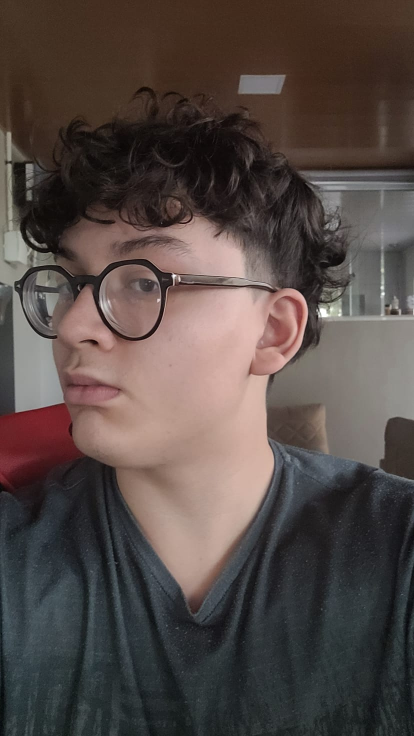
#> input picture dataset/Nickolas/WhatsApp Image 2023-11-01 at 16.43.12 (1).jpeg, 828 x 1472 px (shown at 1/2 size); its folder holds only this picture in this run
$ python train_recognizers.py
#> lines starting #> are read from the running program, lines starting #| are printed output that depends on the picture
import cv2
import numpy as np
import os
from PIL import Image
import pickle


training_path = 'dataset/'

def get_image_data(path_train):
#> called with path_train = 'dataset/'
  subdirs = [os.path.join(path_train, f) for f in os.listdir(path_train)]

  faces = []
  ids = []

  face_names = {}
  id = 1
  for subdir in subdirs:
    name = os.path.split(subdir)[1]

    images_list = [os.path.join(subdir, f) for f in os.listdir(subdir)]
    for path in images_list:
      image = Image.open(path).convert('L')
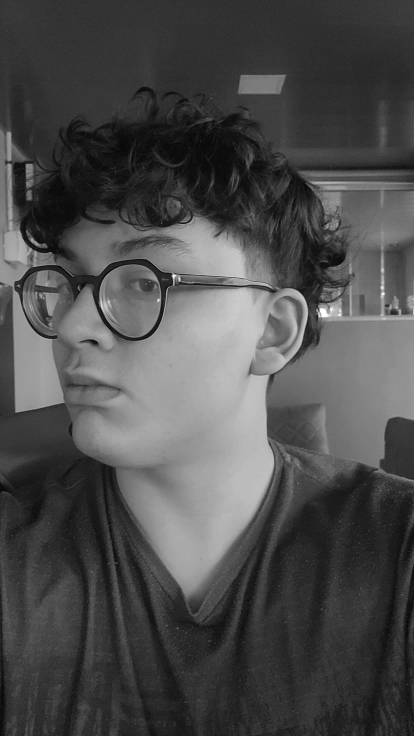
#> image: PIL image 828x1472 L (shown at 1/2 size); min 0, max 255, mean 76.5
      face = np.array(image, 'uint8')
      face = cv2.resize(face, (90, 120))
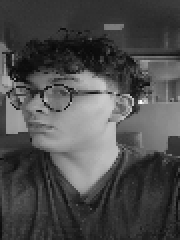
#> face: shape (120, 90) (shown 2 times larger); min 8, max 253, mean 76.2
      print(str(id) + " <-- " + path)
      ids.append(id)
      faces.append(face)
      cv2.imshow("Treinando faces...", face)
      cv2.waitKey(50)

    if not name in face_names:
      face_names[name] = id
      id += 1
#> pass 2 of the loop in get_image_data, `for subdir in subdirs:`:
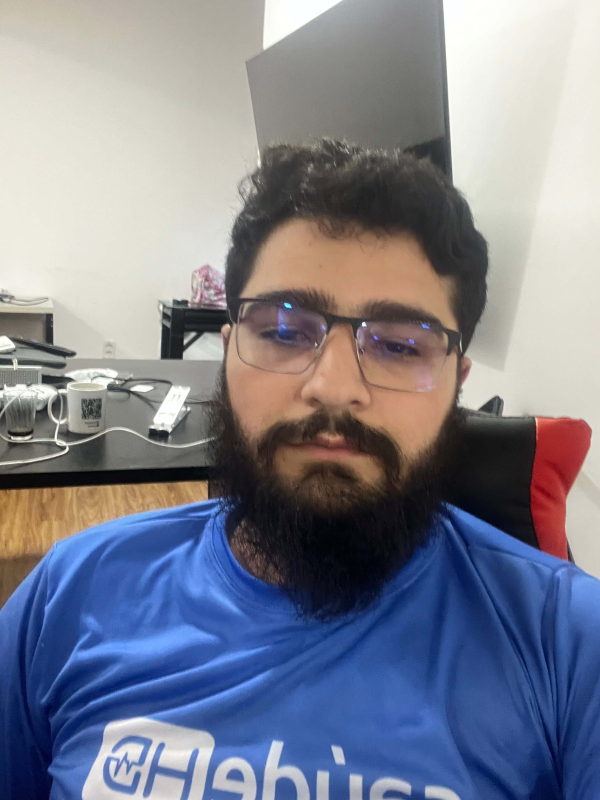
#> input picture dataset/Pedro/WhatsApp Image 2023-11-02 at 14.55.47 (1).jpeg, 1200 x 1600 px (shown at 1/2 size)
#> in get_image_data, `image = Image.open(path).convert('L')`:
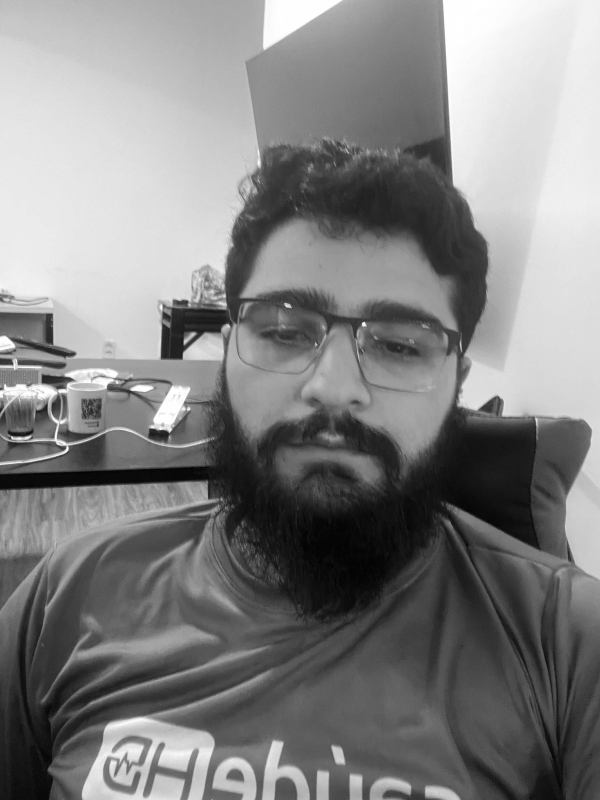
#> image: PIL image 1200x1600 L (shown at 1/2 size); min 0, max 255, mean 129.8
#> in get_image_data, `face = cv2.resize(face, (90, 120))`:
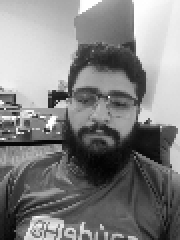
#> face: shape (120, 90) (shown 2 times larger); min 3, max 255, mean 129.6

  return np.array(ids), faces, face_names

ids, faces, face_names = get_image_data(training_path)
#> ids = [1, 2]; faces = 2 items; face_names = {'Nickolas': 1, 'Pedro': 2}

print(ids)
#| [1 2]
print(len(faces))
#| 2

print(face_names)
#| {'Nickolas': 1, 'Pedro': 2}

for n in face_names:
  print(str(n) + " => ID " + str(face_names[n]))
#> this loop made 2 passes
#> n on passes 1 to 2: 'Nickolas', 'Pedro'
#| Nickolas => ID 1
#| Pedro => ID 2

# store names and ids in a pickle file
with open("face_names.pickle", "wb") as f:
  pickle.dump(face_names, f)


print('\n')
print('Treinamento do reconhecedor Eigenface......')
eigen_classifier = cv2.face.EigenFaceRecognizer_create()
eigen_classifier.train(faces, ids)
eigen_classifier.write('eigen_classifier.yml')
print('...  Completo!\n')

print('Treinando o reconhecedor Fisherface....')
fisher_classifier = cv2.face.FisherFaceRecognizer_create()
fisher_classifier.train(faces, ids)
fisher_classifier.write('fisher_classifier.yml')
print('... Completeo!\n')

print('Treinando o reconhecedor LBPH....')
lbph_classifier = cv2.face.LBPHFaceRecognizer_create()
lbph_classifier.train(faces, ids)
lbph_classifier.write('lbph_classifier.yml')
print('... Completo!\n')
